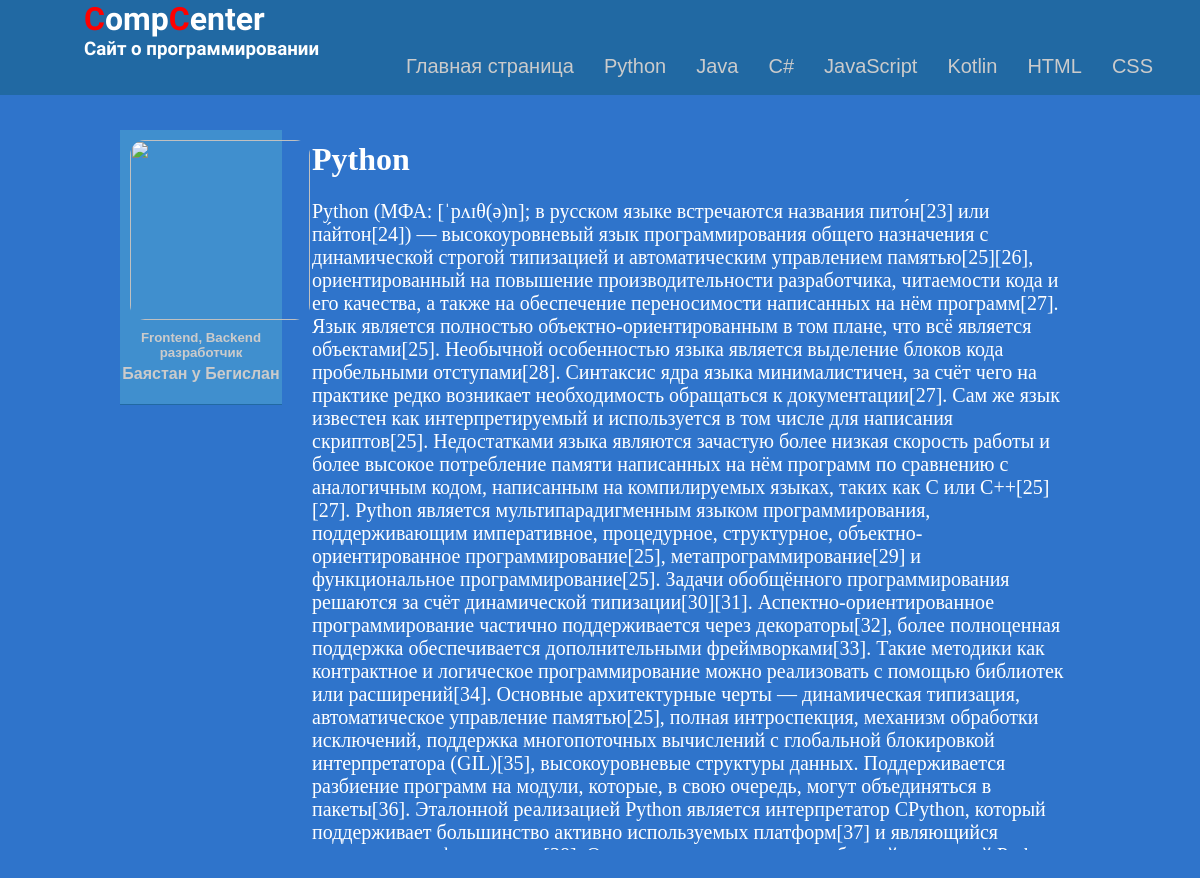
Page /python/ on the committed database.
### core/models.py (models this page shows, shortened)
class Python(models.Model):
    title = models.CharField(max_length=20, verbose_name="Название темы")
    text = models.TextField(verbose_name="Данные")
    date = models.DateTimeField(verbose_name="Дата темы")

### python/views.py (the view)
# urls.py: path('', views.pyt, name='python'),
def pyt(request):
    lays = Python.objects.all
    return render(request, "python.html", {'lays': lays})

### templates/python.html (shortened to what this page needs)
{% extends "base.html" %}
{% block content %}
<div class="content_1">
{% for el in lays %}
    <div class="title_block">
        <h1 class="title">{{ el.title }}</h1>
        <p class="text">{{ el.text }}</div>
        <p class="text">{{ el.date }}</div>
{% endfor %}
    </div>
{% endblock %}

### static/css/style.css (style rules this page uses)
body { background-color: #2f74cb; padding: 0; margin: 0; }
.text { font-size: 20px; }
.title_block { border-bottom: 1.5px solid #fff; }

### rows in the picture
Python: title "Python", text "Python (МФА: [ˈpʌɪθ(ə)n]; в русском языке встречаются названия пито́н[23] или па́йтон[24]) — высокоуровневый язык программирования общего назначения с динамической строгой типизацией и автоматическим управлением памятью[25][26], ориентированный на повышение производительности разработчика, читаемости кода и его качества, а также на обеспечение переносимости написанных на нём программ[27]. Язык является полностью объектно-ориентированным в том плане, что всё является объектами[25]. Необычной особенностью языка является выделение блоков кода пробельными отступами[28]. Синтаксис ядра языка минималистичен, за счёт чего на практике редко возникает необходимость обращаться к документации[27]. Сам…"
